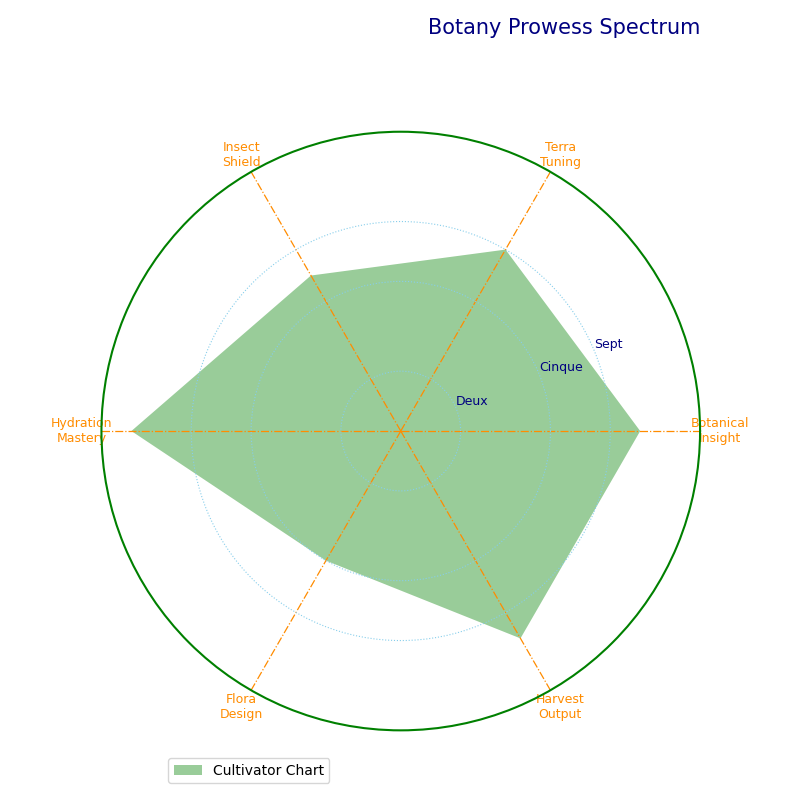

Here is the Python script that generated this plot:
import numpy as np
import matplotlib.pyplot as plt

random_titles = ['Botanical\nInsight', 'Terra\nTuning', 'Insect\nShield',
                 'Hydration\nMastery', 'Flora\nDesign', 'Harvest\nOutput']
N = len(random_titles)

values = [8, 7, 6, 9, 5, 8]
values += values[:1]
angles = np.linspace(0, 2 * np.pi, N, endpoint=False).tolist() + [0]

fig, ax = plt.subplots(figsize=(8, 8), subplot_kw=dict(polar=True))

ax.yaxis.grid(True, color='skyblue', linestyle='dotted')
ax.xaxis.grid(True, color='darkorange', linestyle='dashdot', linewidth=0.9)
ax.spines['polar'].set_color('green')
ax.spines['polar'].set_linewidth(1.5)

# Changed category labels by altering their text
plt.xticks(angles[:-1], random_titles, color='darkorange', size=9, rotation=35)

plt.yticks([2, 5, 7], ["Deux", "Cinque", "Sept"], color="navy", size=9)
plt.ylim(0, 10)

ax.fill(angles, values, 'green', alpha=0.4, label="Cultivator Chart")

# Randomly altered chart title
plt.title('Botany Prowess Spectrum', size=15, color='navy', loc='right', y=1.15)

plt.legend(loc='lower left', bbox_to_anchor=(0.1, -0.1), fontsize='medium')

plt.tight_layout()

plt.show()
